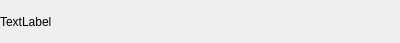
<?xml version="1.0" encoding="UTF-8"?>
<ui version="4.0">
 <class>FriendLabel</class>
 <widget class="QWidget" name="FriendLabel">
  <property name="geometry">
   <rect>
    <x>0</x>
    <y>0</y>
    <width>400</width>
    <height>43</height>
   </rect>
  </property>
  <property name="minimumSize">
   <size>
    <width>0</width>
    <height>43</height>
   </size>
  </property>
  <property name="maximumSize">
   <size>
    <width>16777215</width>
    <height>43</height>
   </size>
  </property>
  <property name="windowTitle">
   <string>Form</string>
  </property>
  <layout class="QHBoxLayout" name="horizontalLayout">
   <property name="spacing">
    <number>0</number>
   </property>
   <property name="leftMargin">
    <number>0</number>
   </property>
   <property name="topMargin">
    <number>0</number>
   </property>
   <property name="rightMargin">
    <number>0</number>
   </property>
   <property name="bottomMargin">
    <number>0</number>
   </property>
   <item>
    <widget class="QLabel" name="tip_lb">
     <property name="text">
      <string>TextLabel</string>
     </property>
    </widget>
   </item>
   <item>
    <widget class="QWidget" name="close_wid" native="true">
     <property name="minimumSize">
      <size>
       <width>25</width>
       <height>25</height>
      </size>
     </property>
     <property name="maximumSize">
      <size>
       <width>25</width>
       <height>25</height>
      </size>
     </property>
     <layout class="QHBoxLayout" name="horizontalLayout_2">
      <property name="spacing">
       <number>0</number>
      </property>
      <property name="leftMargin">
       <number>0</number>
      </property>
      <property name="topMargin">
       <number>0</number>
      </property>
      <property name="rightMargin">
       <number>0</number>
      </property>
      <property name="bottomMargin">
       <number>0</number>
      </property>
      <item>
       <widget class="ClickedLabel" name="close_lb">
        <property name="minimumSize">
         <size>
          <width>15</width>
          <height>15</height>
         </size>
        </property>
        <property name="maximumSize">
         <size>
          <width>15</width>
          <height>15</height>
         </size>
        </property>
        <property name="styleSheet">
         <string notr="true">border-image: url(:/rec/tipclose.png);</string>
        </property>
        <property name="text">
         <string/>
        </property>
       </widget>
      </item>
     </layout>
    </widget>
   </item>
  </layout>
 </widget>
 <customwidgets>
  <customwidget>
   <class>ClickedLabel</class>
   <extends>QLabel</extends>
   <header>clickedlabel.h</header>
  </customwidget>
 </customwidgets>
 <resources/>
 <connections/>
</ui>
